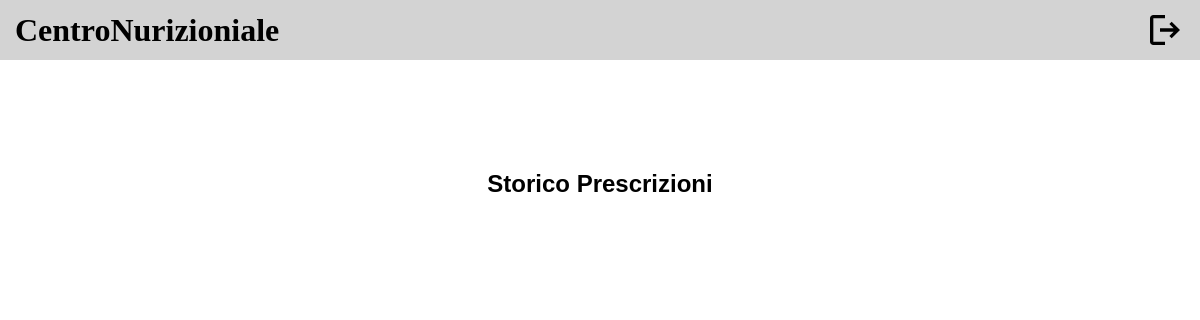
Before: /public/storicoPrescrizioni.php (signed in) with the older database file.
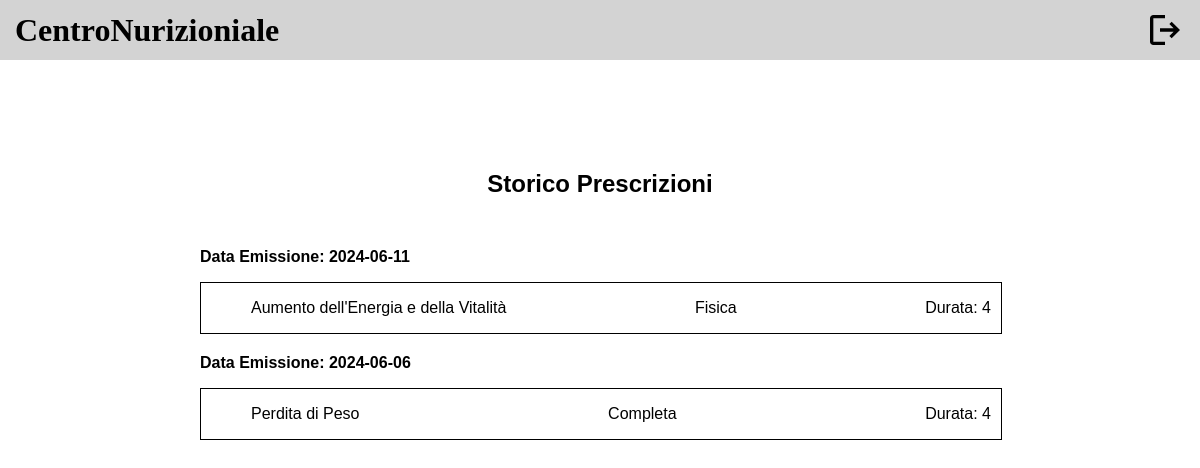
After: the same page with the newer database file.
### tables this page shows
CREATE TABLE `scheda` (
  `CodiceScheda` int(11) NOT NULL,
  `dataInizioValidita` date NOT NULL,
  `Durata` int(11) NOT NULL,
  `IDCliente` int(11) NOT NULL,
  `CodiceObiettivo` int(11) NOT NULL
);

CREATE TABLE `obiettivo` (
  `Descrizione` varchar(100) NOT NULL,
  `CodiceObiettivo` int(11) NOT NULL
);

CREATE TABLE `consulenza` (
  `IDNutrizionista` int(11) NOT NULL,
  `IDCliente` int(11) NOT NULL,
  `OraInizio` time NOT NULL,
  `Giorno` date NOT NULL,
  `CodiceScheda` int(11) NOT NULL,
  `OraFine` time NOT NULL,
  `Completa` char(1) NOT NULL,
  `Presenza` char(1) DEFAULT NULL,
  `Online` char(1) DEFAULT NULL,
  `Tipo` varchar(20) NOT NULL
);

### db/database.php (called while the page is built, shortened)
<?php
require_once ("schedaTable.php");
class DatabaseConnection
{
    private $schedaTable;
    public function __construct($servername, $username, $password, $dbname, $port)
    {
        $this->db = new mysqli($servername, $username, $password, $dbname, $port);
        $this->schedaTable = new SchedaTable($this->db);
    }
    public function getSchedaTable(){
        return $this->schedaTable;
    }
}

### bootstrap.php (called while the page is built, shortened)
<?php
require_once ("db/database.php");
$dbh = new DatabaseConnection("localhost", "root", "", "centronutrizionale", 3306);
?>

### db/schedaTable.php (called while the page is built, shortened)
<?php
class SchedaTable
{
    private $db;
    public function __construct($db)
    {
        $this->db = $db;
    }
    public function getStoricoSchede($idCliente)
    {
        $stmt = $this->db->prepare("SELECT s.Durata, s.DataInizioValidita, o.Descrizione AS Obiettivo, c.Tipo, s.CodiceScheda
                                    FROM scheda s
                                    JOIN obiettivo o ON s.CodiceObiettivo = o.CodiceObiettivo
                                    LEFT JOIN consulenza c ON s.CodiceScheda = c.CodiceScheda
                                    WHERE s.IDCliente=?
                                    ORDER BY s.DataInizioValidita DESC");
        $stmt->bind_param('i', $idCliente);
        $stmt->execute();
        $result = $stmt->get_result();
        return $result->fetch_all(MYSQLI_ASSOC);
    }
}
?>

### storicoSchede.php (called while the page is built)
<?php
require_once("bootstrap.php");
if(isUserLoggedIn()){
    $templateparams["storico"] = $dbh->getSchedaTable()->getStoricoSchede($_SESSION["id"]);
} else{
    header("Location: login.php");
}
?>

### public/storicoPrescrizioni.php (the view, shortened to what this page needs)
<!DOCTYPE html>
<html lang="it">
<head>
    <link rel="stylesheet" href="../template/header/header.css">
    <link rel="stylesheet" href="styles/storicoPrescrizioni.css">
</head>
<body>
    <?php include ("../template/header/headerCliente.html");
    require("../storicoSchede.php"); ?>
    <main>
        <section>
            <h1>Storico Prescrizioni</h1>
            <?php foreach($templateparams["storico"] as $scheda): ?>
            <article data-codScheda="<?php echo $scheda["CodiceScheda"] ?>" class="schede">
                <p>Data Emissione: <?php echo $scheda["DataInizioValidita"]; ?></p>
                <div onclick="window.location.href='vecchiaPrescrizione.php'" class="result">
                    <ul>
                        <li><?php echo $scheda["Obiettivo"]; ?></li>
                        <li><?php echo $scheda["Tipo"]; ?></li>
                        <li>Durata: <?php echo $scheda["Durata"]; ?></li>
                    </ul>
                </div>
            </article>
            <?php endforeach; ?>
        </section>
    </main>
</body>
</html>

Changed rows visible on the page:
added scheda: dataInizioValidita "2024-06-11", CodiceObiettivo.Descrizione "Aumento dell'Energia e della Vitalità", consulenza.Tipo "Fisica", Durata "4"
added scheda: dataInizioValidita "2024-06-06", CodiceObiettivo.Descrizione "Perdita di Peso", consulenza.Tipo "Completa", Durata "4"
